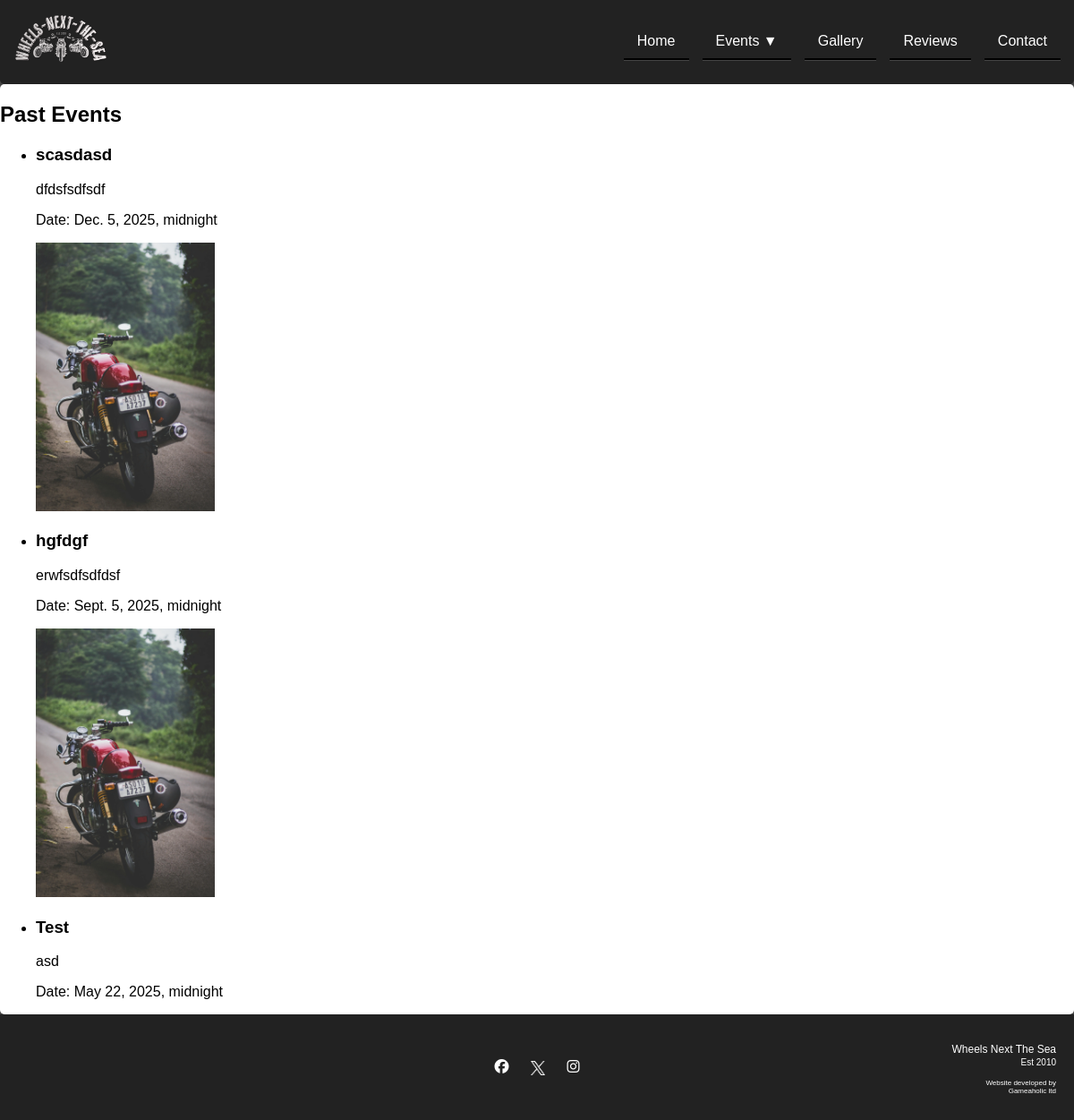
Screenshot of /events/past-events/ with the database file from the repository.
### events/models.py (models this page shows, shortened)
class Event(models.Model):
    title = models.CharField(max_length=200)
    description = models.TextField()
    date = models.DateTimeField()
    flyer = models.ImageField(upload_to='event_flyers/', blank=True, null=True)
    created_by = models.ForeignKey(User, on_delete=models.SET_NULL, null=True)

### events/views.py (the view)
# urls.py: path('past-events/', views.past_events, name='past_events'),
def past_events(request):
    events = Event.objects.filter(date__lt=timezone.now()).order_by('-date')
    return render(request, 'past_events.html', {'events': events})

### events/templates/past_events.html
{% extends 'base.html' %}
{% block content %}
<h2>Past Events</h2>
<ul>
    {% for event in events %}
    <li>
        <h3>{{ event.title }}</h3>
        <p>{{ event.description }}</p>
        <p>Date: {{ event.date }}</p>
        {% if event.flyer %}
            <img src="{{ event.flyer.url }}" alt="Event Flyer" width="200">
        {% endif %}
    </li>
    {% empty %}
    <p>No past events available.</p>
    {% endfor %}
</ul>
{% endblock %}

### static/css/base.css (style rules this page uses)
html { height: 100%; }
body { font-family: Arial, sans-serif; margin: 0; padding: 0; display: flex; flex-direction: column; background-color: #444444; width: 100%; height: 100%; }

### rows the page displays
Event: title "scasdasd", description "dfdsfsdfsdf", date "Dec. 5, 2025, midnight", flyer (picture)
Event: title "hgfdgf", description "erwfsdfsdfdsf", date "Sept. 5, 2025, midnight", flyer (picture)
Event: title "Test", description "asd", date "May 22, 2025, midnight"
